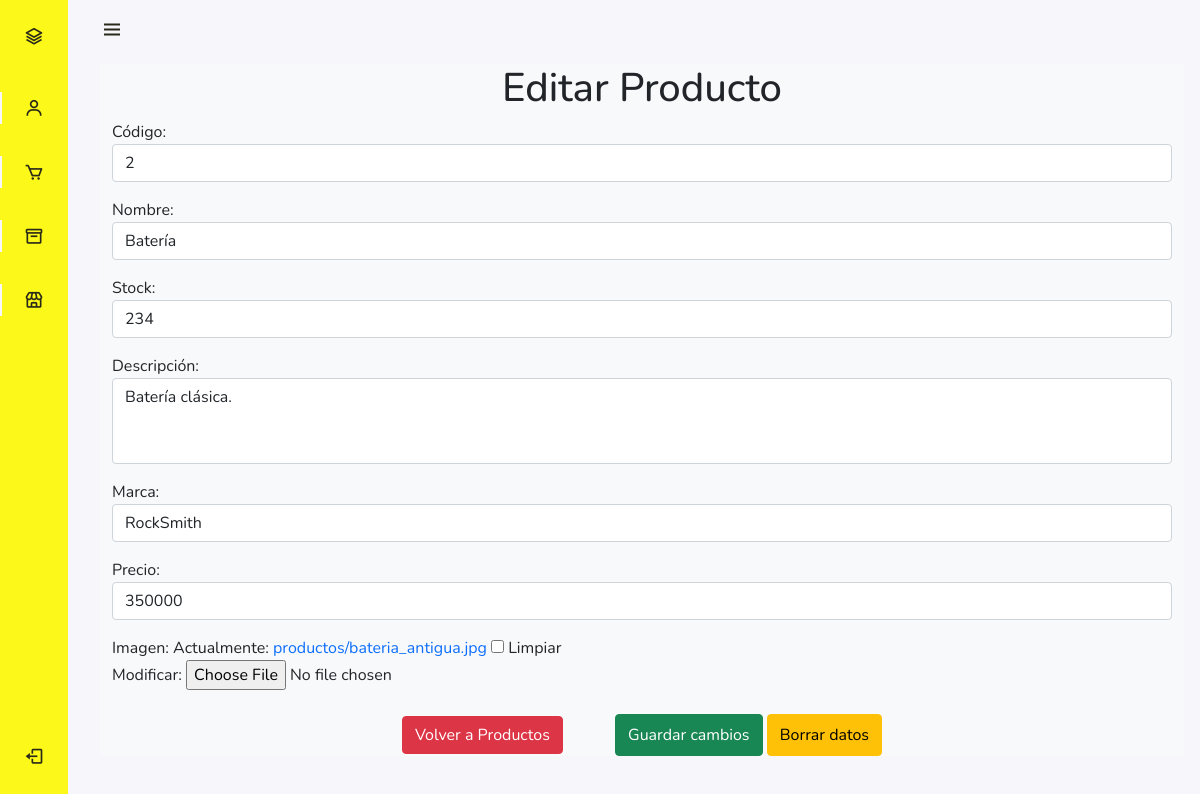
Page /bodega/productos/2/edit (signed in) on the committed database.
### bodega/models.py (models this page shows, shortened)
class Producto(models.Model):
    codigo = models.IntegerField(primary_key=True, null=False, unique=True, verbose_name='Codigo')
    nombre = models.CharField(max_length=50, null=False, verbose_name='Nombre')
    stock = models.IntegerField(null=False, default=0, verbose_name='Stock')
    descripcion = models.CharField(max_length=400, verbose_name='Descripción')
    marca = models.CharField(max_length=80, verbose_name='Marca')
    precio = models.IntegerField(null=False, default=0, verbose_name='Precio')
    imagen = models.ImageField(null=True, blank=True, upload_to='productos/', verbose_name='Imagen')
    fecha_creacion = models.DateTimeField(auto_now_add=True, verbose_name='Fecha de Creación')
    class Meta:
        verbose_name='producto'
        verbose_name_plural='productos'
        ordering=['codigo']

### bodega/views.py (the view, shortened to what this page needs)
# urls.py: path('bodega/productos/<int:codigo>/edit', productos_edit, name="productos_edit"),
@login_required
def productos_edit(request, codigo):
    try:
        producto = Producto.objects.get(codigo=codigo)
        if producto:
            form = ProductoForm(instance = producto)
        else:
            return redirect(reverse('productos_list') + "?FAIL")
        return render(request,'core/producto/producto_edit.html',{'form':form})
    except:
        return redirect(reverse('productos_list') + "?FAIL")

### bodega/templates/core/producto/producto_edit.html (shortened to what this page needs)
{% extends 'core/base.html' %}
{% load static %}
{% block content %}
<div class="container mt-4 mb-4">
    <div class="row">
        <h1 class="text-center">Editar Producto</h1>
        <form action="" method="POST" enctype="multipart/form-data">
            {{ form.as_p }}
            <div class="text-center mt-4">
                <a href="{% url 'productos_list' %}" class="btn btn-danger me-5">Volver a Productos</a>
                <input type="submit" class="btn btn-success btn-block py-2" id="edit" value="Guardar cambios">
                <input type="reset" class="btn btn-warning btn-block py-2" id="clear" value="Borrar datos">
            </div>
        </form>
    </div>
</div>
{% endblock %}

### bodega/static/core/css/styles.css (style rules this page uses)
:root { --header-height: 3rem; --nav-width: 68px; --first-color: #fcf819; --first-color-light: #AFA5D9; --white-color: #F7F6FB; --body-font: 'Nunito', sans-serif; --normal-font-size: 1rem; --z-fixed: 100 }
body { background-color: #F7F6FB; position: relative; margin: var(--header-height) 0 0 0; padding: 0 1rem; font-family: var(--body-font); font-size: var(--normal-font-size); transition: .5s }
a { text-decoration: none }
@media screen and (min-width: 768px) { body { margin: calc(var(--header-height) + 1rem) 0 0 0; padding-left: calc(var(--nav-width) + 2rem) } }
textarea { resize: none; }

### rows in the picture
Producto: codigo "2", nombre "Batería", stock "234", descripcion "Batería clásica.", marca "RockSmith", precio "350000"
